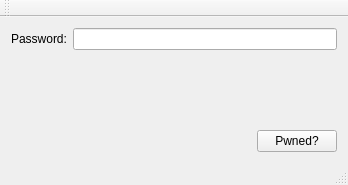
<?xml version="1.0" encoding="UTF-8"?>
<ui version="4.0">
 <class>MainWindow</class>
 <widget class="QMainWindow" name="MainWindow">
  <property name="geometry">
   <rect>
    <x>0</x>
    <y>0</y>
    <width>348</width>
    <height>185</height>
   </rect>
  </property>
  <property name="sizePolicy">
   <sizepolicy hsizetype="Fixed" vsizetype="Fixed">
    <horstretch>0</horstretch>
    <verstretch>0</verstretch>
   </sizepolicy>
  </property>
  <property name="windowTitle">
   <string>QtHIBP</string>
  </property>
  <widget class="QWidget" name="centralWidget">
   <layout class="QVBoxLayout" name="verticalLayout_2">
    <item>
     <layout class="QVBoxLayout" name="verticalLayout">
      <item>
       <layout class="QHBoxLayout" name="horizontalLayout">
        <item>
         <widget class="QLabel" name="labelPwd">
          <property name="text">
           <string>Password:</string>
          </property>
         </widget>
        </item>
        <item>
         <widget class="QLineEdit" name="lineEditPwd">
          <property name="echoMode">
           <enum>QLineEdit::Password</enum>
          </property>
         </widget>
        </item>
       </layout>
      </item>
      <item>
       <layout class="QHBoxLayout" name="horizontalLayout_3">
        <item>
         <widget class="QLabel" name="labelIsPwnd">
          <property name="font">
           <font>
            <pointsize>14</pointsize>
            <weight>75</weight>
            <bold>true</bold>
           </font>
          </property>
          <property name="text">
           <string/>
          </property>
         </widget>
        </item>
       </layout>
      </item>
      <item>
       <layout class="QHBoxLayout" name="horizontalLayout_2">
        <item>
         <spacer name="horizontalSpacer">
          <property name="orientation">
           <enum>Qt::Horizontal</enum>
          </property>
          <property name="sizeHint" stdset="0">
           <size>
            <width>40</width>
            <height>20</height>
           </size>
          </property>
         </spacer>
        </item>
        <item>
         <widget class="QPushButton" name="pbIsPwnd">
          <property name="text">
           <string>Pwned?</string>
          </property>
         </widget>
        </item>
       </layout>
      </item>
     </layout>
    </item>
   </layout>
  </widget>
  <widget class="QMenuBar" name="menuBar">
   <property name="geometry">
    <rect>
     <x>0</x>
     <y>0</y>
     <width>348</width>
     <height>22</height>
    </rect>
   </property>
  </widget>
  <widget class="QToolBar" name="mainToolBar">
   <attribute name="toolBarArea">
    <enum>TopToolBarArea</enum>
   </attribute>
   <attribute name="toolBarBreak">
    <bool>false</bool>
   </attribute>
  </widget>
  <widget class="QStatusBar" name="statusBar"/>
 </widget>
 <layoutdefault spacing="6" margin="11"/>
 <resources/>
 <connections/>
</ui>
